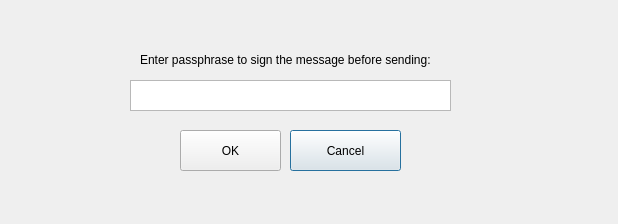
<?xml version="1.0" encoding="UTF-8"?>
<ui version="4.0">
 <class>enterPassphraseSendMessage</class>
 <widget class="QDialog" name="enterPassphraseSendMessage">
  <property name="geometry">
   <rect>
    <x>0</x>
    <y>0</y>
    <width>618</width>
    <height>224</height>
   </rect>
  </property>
  <property name="windowTitle">
   <string>Dialog</string>
  </property>
  <widget class="QPushButton" name="cancelButton">
   <property name="geometry">
    <rect>
     <x>290</x>
     <y>130</y>
     <width>111</width>
     <height>41</height>
    </rect>
   </property>
   <property name="text">
    <string>Cancel</string>
   </property>
  </widget>
  <widget class="QPushButton" name="okButton">
   <property name="geometry">
    <rect>
     <x>180</x>
     <y>130</y>
     <width>101</width>
     <height>41</height>
    </rect>
   </property>
   <property name="text">
    <string>OK</string>
   </property>
  </widget>
  <widget class="QPlainTextEdit" name="passphraseTextBox">
   <property name="geometry">
    <rect>
     <x>130</x>
     <y>80</y>
     <width>321</width>
     <height>31</height>
    </rect>
   </property>
  </widget>
  <widget class="QLabel" name="label">
   <property name="geometry">
    <rect>
     <x>140</x>
     <y>50</y>
     <width>331</width>
     <height>20</height>
    </rect>
   </property>
   <property name="text">
    <string>Enter passphrase to sign the message before sending:</string>
   </property>
  </widget>
 </widget>
 <resources/>
 <connections/>
</ui>
